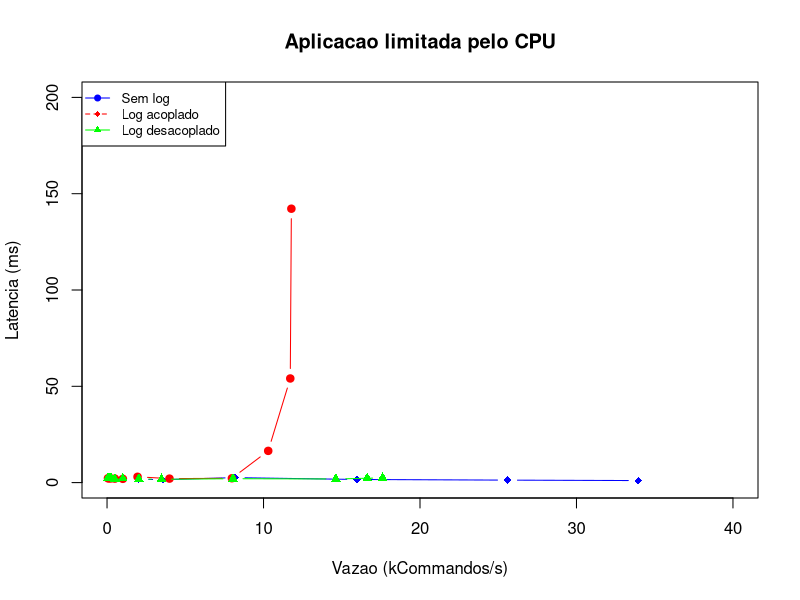

Here is the R script that generated this plot:
#name, 
#sem_throughputReplica (avg)(kCommands/s), 
#sem_throughputReplica (med)(kCommands/s), 
#sem_throughputReplica (p95)(kCommands/s), 
#sem_latency (avg)(ms), 
#sem_latency (med)(ms), 
#sem_latency (p95)(ms),
#cou_throughputReplica (avg)(kCommands/s), 
#cou_throughputReplica (med)(kCommands/s),
#cou_throughputReplica (p95)(kCommands/s),
#cou_latency (avg)(ms),
#cou_latency (med)(ms),
#cou_latency (med)(ms),
#dec_throughputLogger (avg)(kCommands/s),
#dec_throughputLogger (med)(kCommands/s),
#dec_throughputLogger (p95)(kCommands/s),
#dec_throughputReplica (avg)(kCommands/s),
#dec_throughputReplica (med)(kCommands/s),
#dec_throughputReplica (p95)(kCommands/s),
#dec_latency (avg)(ms),
#dec_latency (med)(ms),
#dec_latency (p95)(ms)

names = c("Sem log", "Log acoplado", "Log desacoplado")

csv_io <- "io_2_90_001,0.06,0.06,0.07,1.96,1.92,2.17,0.06,0.06,0.07,2.31,2.30,2.57,0.06,0.06,0.07,0.06,0.06,0.07,2.46,2.42,2.85,
io_4_90_001,0.13,0.13,0.14,1.78,1.76,2.00,0.13,0.13,0.14,2.31,2.23,2.81,0.13,0.13,0.13,0.12,0.13,0.13,2.42,2.36,2.86,
io_8_90_001,0.25,0.25,0.27,1.79,1.78,2.00,0.25,0.25,0.26,2.44,2.20,3.21,0.25,0.25,0.26,0.25,0.25,0.26,2.35,2.26,2.95,
io_16_90_001,0.51,0.51,0.53,1.78,1.77,2.17,0.50,0.50,0.52,2.06,2.00,2.48,0.50,0.50,0.52,0.50,0.50,0.52,2.42,2.30,3.06,
io_32_90_001,1.02,1.01,1.04,1.91,1.79,2.62,1.00,1.00,1.03,2.33,2.11,3.42,1.00,1.00,1.03,1.00,1.00,1.03,2.35,2.16,3.16,
io_64_90_001,2.03,2.03,2.07,1.89,1.75,2.69,1.98,1.99,2.03,2.66,2.40,4.28,1.99,1.99,2.02,1.99,1.99,2.02,2.61,2.35,4.03,
io_128_90_001,3.95,3.94,5.64,2.94,2.77,4.12,3.77,3.87,5.21,4.46,3.17,5.41,3.89,3.90,3.95,3.91,3.91,5.05,3.33,2.98,4.34,
io_256_90_001,7.27,7.85,9.17,6.65,2.70,4.89,6.01,6.57,7.67,14.58,7.09,27.72,6.86,7.75,7.95,7.02,7.80,10.01,5.05,2.54,6.98,
io_512_90_001,11.10,11.68,15.67,19.81,4.17,48.19,5.56,6.13,8.14,57.68,41.73,83.53,10.45,10.25,15.50,11.23,11.70,15.42,17.74,3.78,27.77,
io_1024_90_001,11.02,11.46,16.58,66.66,36.63,125.13,6.61,6.83,8.38,139.92,115.93,191.18,12.29,13.32,16.66,11.73,11.88,15.56,49.16,29.86,67.05,
io_2048_90_001,10.57,10.65,15.48,166.79,104.86,542.11,5.77,6.42,8.19,334.25,277.84,831.89,13.14,13.76,16.87,13.55,14.76,16.90,133.38,100.75,207.36,"


csv_cpu <- "cpu_2_90_001,0.06,0.06,0.07,2.15,2.14,2.31,0.06,0.06,0.07,2.32,2.24,2.75,0.06,0.06,0.07,0.06,0.06,0.07,2.39,2.33,2.95,
cpu_4_90_001,0.13,0.13,0.13,2.05,2.01,2.29,0.12,0.12,0.13,2.22,2.22,2.43,0.12,0.12,0.13,0.12,0.12,0.13,2.26,2.25,2.52,
cpu_8_90_001,0.25,0.25,0.27,2.11,2.00,2.68,0.25,0.25,0.26,2.37,2.15,3.24,0.25,0.25,0.26,0.25,0.25,0.27,2.32,2.22,2.70,
cpu_16_90_001,0.51,0.51,0.52,1.99,1.93,2.50,0.50,0.50,0.52,2.08,2.05,2.52,0.50,0.50,0.52,0.50,0.50,0.52,1.97,1.95,2.36,
cpu_32_90_001,1.01,1.02,1.05,1.94,1.81,2.18,1.01,1.01,1.03,2.06,1.95,2.87,1.01,1.01,1.03,1.01,1.01,1.04,2.15,2.01,2.72,
cpu_64_90_001,1.98,2.03,2.08,1.85,1.74,2.41,1.95,1.95,1.99,3.26,3.01,5.00,2.03,2.04,2.07,2.03,2.03,2.08,1.90,1.83,2.54,
cpu_128_90_001,3.58,3.55,4.09,1.68,1.52,2.33,3.99,3.99,4.05,2.40,2.06,3.79,3.48,3.61,4.07,3.45,3.61,4.07,1.71,1.57,2.07,
cpu_256_90_001,8.16,8.18,8.25,6.72,2.58,4.06,7.94,7.98,8.15,2.62,2.25,3.63,8.05,8.11,8.22,8.05,8.11,8.21,2.02,1.85,2.74,
cpu_512_90_001,15.16,15.96,16.48,1.95,1.62,2.71,10.21,10.30,12.22,21.37,16.47,48.28,14.62,16.12,17.91,14.51,16.25,16.43,1.88,1.61,2.55,
cpu_1024_90_001,22.85,25.59,29.96,1.86,1.28,2.39,11.47,11.71,13.68,56.58,54.06,96.98,17.61,17.46,22.86,18.59,20.67,29.25,2.45,1.77,3.67,
cpu_2048_90_001,31.28,33.95,47.03,2.09,1.05,5.20,11.50,11.78,14.37,154.28,142.21,265.18,16.63,16.86,22.48,29.90,32.72,45.28,2.25,1.20,5.52,"

dat_io <-read.csv(text=csv_io, header=FALSE)
dat_cpu <-read.csv(text=csv_cpu, header=FALSE)

dataframe_io <- data.frame(dat_io)

lst1 = list() 
for(i in 1:ncol(dat_cpu)) {     
  lst1[[i]] <- dat_cpu[ , i]   
}

plot(x=lst1[[3]], y=lst1[[6]], type='b', col="blue", pch=18, xlim=c(0,40), ylim=c(0,200), ylab="Latencia (ms)", xlab="Vazao (kCommandos/s)", main="Aplicacao limitada pelo CPU" ) 
lines(x=lst1[[9]], y=lst1[[12]], type='b', col="red", pch=19)
lines(x=lst1[[14]], y=lst1[[20]], type='b', col="green", pch=17)

legend("topleft", legend = names,
       col = c("blue", "red", "green"), 
       pch = c(19,18,17),
       lty = 1:2, cex = 0.8)
